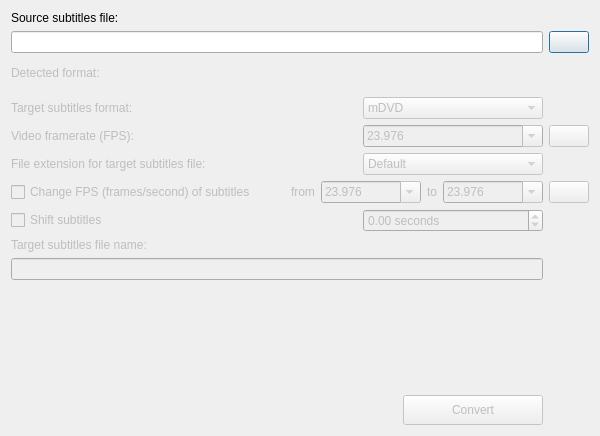
<?xml version="1.0" encoding="UTF-8"?>
<ui version="4.0">
 <class>frmConvert</class>
 <widget class="QDialog" name="frmConvert">
  <property name="geometry">
   <rect>
    <x>0</x>
    <y>0</y>
    <width>600</width>
    <height>436</height>
   </rect>
  </property>
  <property name="windowTitle">
   <string>Subnapi - Convert subtitles</string>
  </property>
  <property name="windowIcon">
   <iconset resource="../res/resources.qrc">
    <normaloff>:/icon/subnapi.png</normaloff>:/icon/subnapi.png</iconset>
  </property>
  <layout class="QGridLayout" name="gridLayout">
   <item row="0" column="0">
    <widget class="QLabel" name="lbSrcSubFile">
     <property name="text">
      <string>Source subtitles file:</string>
     </property>
    </widget>
   </item>
   <item row="1" column="0">
    <widget class="QLineEdit" name="leSrcSubFile">
     <property name="text">
      <string/>
     </property>
     <property name="cursorPosition">
      <number>0</number>
     </property>
     <property name="readOnly">
      <bool>false</bool>
     </property>
    </widget>
   </item>
   <item row="1" column="1">
    <widget class="QPushButton" name="pbSrcSubFileSelect">
     <property name="text">
      <string/>
     </property>
     <property name="icon">
      <iconset resource="../res/resources.qrc">
       <normaloff>:/ui/folder.png</normaloff>:/ui/folder.png</iconset>
     </property>
    </widget>
   </item>
   <item row="2" column="0">
    <layout class="QHBoxLayout" name="horizontalLayout_2">
     <property name="topMargin">
      <number>4</number>
     </property>
     <property name="bottomMargin">
      <number>8</number>
     </property>
     <item>
      <widget class="QLabel" name="lbDetectedFormat">
       <property name="enabled">
        <bool>false</bool>
       </property>
       <property name="text">
        <string>Detected format:</string>
       </property>
      </widget>
     </item>
     <item>
      <widget class="QLabel" name="lbDetectedFormatValue">
       <property name="font">
        <font>
         <weight>75</weight>
         <bold>true</bold>
        </font>
       </property>
       <property name="text">
        <string/>
       </property>
      </widget>
     </item>
     <item>
      <spacer name="horizontalSpacer_6">
       <property name="orientation">
        <enum>Qt::Horizontal</enum>
       </property>
       <property name="sizeType">
        <enum>QSizePolicy::Fixed</enum>
       </property>
       <property name="sizeHint" stdset="0">
        <size>
         <width>280</width>
         <height>20</height>
        </size>
       </property>
      </spacer>
     </item>
    </layout>
   </item>
   <item row="3" column="0">
    <layout class="QHBoxLayout" name="horizontalLayout_5">
     <item>
      <widget class="QLabel" name="lbTargetFormat">
       <property name="enabled">
        <bool>false</bool>
       </property>
       <property name="text">
        <string>Target subtitles format:</string>
       </property>
      </widget>
     </item>
     <item>
      <spacer name="horizontalSpacer_4">
       <property name="orientation">
        <enum>Qt::Horizontal</enum>
       </property>
       <property name="sizeHint" stdset="0">
        <size>
         <width>40</width>
         <height>20</height>
        </size>
       </property>
      </spacer>
     </item>
     <item>
      <widget class="QComboBox" name="cbTargetFormat">
       <property name="enabled">
        <bool>false</bool>
       </property>
       <property name="sizePolicy">
        <sizepolicy hsizetype="Fixed" vsizetype="Fixed">
         <horstretch>180</horstretch>
         <verstretch>0</verstretch>
        </sizepolicy>
       </property>
       <property name="maximumSize">
        <size>
         <width>180</width>
         <height>16777215</height>
        </size>
       </property>
       <property name="currentText">
        <string notr="true">mDVD</string>
       </property>
       <item>
        <property name="text">
         <string notr="true">mDVD</string>
        </property>
       </item>
       <item>
        <property name="text">
         <string notr="true">MPL2</string>
        </property>
       </item>
       <item>
        <property name="text">
         <string notr="true">SRT</string>
        </property>
       </item>
       <item>
        <property name="text">
         <string notr="true">TMP</string>
        </property>
       </item>
      </widget>
     </item>
    </layout>
   </item>
   <item row="4" column="0">
    <layout class="QHBoxLayout" name="horizontalLayout_6">
     <item>
      <widget class="QLabel" name="lbMovieFPS">
       <property name="enabled">
        <bool>false</bool>
       </property>
       <property name="text">
        <string>Video framerate (FPS):</string>
       </property>
      </widget>
     </item>
     <item>
      <spacer name="horizontalSpacer_5">
       <property name="orientation">
        <enum>Qt::Horizontal</enum>
       </property>
       <property name="sizeHint" stdset="0">
        <size>
         <width>40</width>
         <height>20</height>
        </size>
       </property>
      </spacer>
     </item>
     <item>
      <widget class="QComboBox" name="cbMovieFPS">
       <property name="enabled">
        <bool>false</bool>
       </property>
       <property name="sizePolicy">
        <sizepolicy hsizetype="Fixed" vsizetype="Fixed">
         <horstretch>0</horstretch>
         <verstretch>0</verstretch>
        </sizepolicy>
       </property>
       <property name="minimumSize">
        <size>
         <width>180</width>
         <height>0</height>
        </size>
       </property>
       <property name="editable">
        <bool>true</bool>
       </property>
       <property name="currentText">
        <string>23.976</string>
       </property>
       <item>
        <property name="text">
         <string>23.976</string>
        </property>
       </item>
       <item>
        <property name="text">
         <string>24</string>
        </property>
       </item>
       <item>
        <property name="text">
         <string>25</string>
        </property>
       </item>
       <item>
        <property name="text">
         <string>29.97</string>
        </property>
       </item>
       <item>
        <property name="text">
         <string>30</string>
        </property>
       </item>
       <item>
        <property name="text">
         <string>50</string>
        </property>
       </item>
       <item>
        <property name="text">
         <string>59.94</string>
        </property>
       </item>
       <item>
        <property name="text">
         <string>60</string>
        </property>
       </item>
      </widget>
     </item>
    </layout>
   </item>
   <item row="4" column="1">
    <widget class="QPushButton" name="pbMovieFPSSelect">
     <property name="enabled">
      <bool>false</bool>
     </property>
     <property name="toolTip">
      <string>Detect video framerate (FPS) from file</string>
     </property>
     <property name="text">
      <string/>
     </property>
     <property name="icon">
      <iconset resource="../res/resources.qrc">
       <normaloff>:/ui/folder.png</normaloff>:/ui/folder.png</iconset>
     </property>
    </widget>
   </item>
   <item row="5" column="0">
    <layout class="QHBoxLayout" name="horizontalLayout_4">
     <item>
      <widget class="QLabel" name="lbTargetExtension">
       <property name="enabled">
        <bool>false</bool>
       </property>
       <property name="text">
        <string>File extension for target subtitles file:</string>
       </property>
      </widget>
     </item>
     <item>
      <spacer name="horizontalSpacer_3">
       <property name="orientation">
        <enum>Qt::Horizontal</enum>
       </property>
       <property name="sizeHint" stdset="0">
        <size>
         <width>40</width>
         <height>20</height>
        </size>
       </property>
      </spacer>
     </item>
     <item>
      <widget class="QComboBox" name="cbTargetExtension">
       <property name="enabled">
        <bool>false</bool>
       </property>
       <property name="sizePolicy">
        <sizepolicy hsizetype="Fixed" vsizetype="Fixed">
         <horstretch>0</horstretch>
         <verstretch>0</verstretch>
        </sizepolicy>
       </property>
       <property name="minimumSize">
        <size>
         <width>180</width>
         <height>0</height>
        </size>
       </property>
       <item>
        <property name="text">
         <string>Default</string>
        </property>
       </item>
       <item>
        <property name="text">
         <string>srt</string>
        </property>
       </item>
       <item>
        <property name="text">
         <string>sub</string>
        </property>
       </item>
       <item>
        <property name="text">
         <string>txt</string>
        </property>
       </item>
      </widget>
     </item>
    </layout>
   </item>
   <item row="6" column="0">
    <layout class="QHBoxLayout" name="horizontalLayout">
     <item>
      <widget class="QCheckBox" name="cbChangeFPS">
       <property name="enabled">
        <bool>false</bool>
       </property>
       <property name="text">
        <string>Change FPS (frames/second) of subtitles</string>
       </property>
      </widget>
     </item>
     <item>
      <spacer name="horizontalSpacer_2">
       <property name="orientation">
        <enum>Qt::Horizontal</enum>
       </property>
       <property name="sizeHint" stdset="0">
        <size>
         <width>40</width>
         <height>20</height>
        </size>
       </property>
      </spacer>
     </item>
     <item>
      <widget class="QLabel" name="lbFrom">
       <property name="enabled">
        <bool>false</bool>
       </property>
       <property name="text">
        <string>from</string>
       </property>
      </widget>
     </item>
     <item>
      <widget class="QComboBox" name="cbFPSFrom">
       <property name="enabled">
        <bool>false</bool>
       </property>
       <property name="minimumSize">
        <size>
         <width>100</width>
         <height>0</height>
        </size>
       </property>
       <property name="editable">
        <bool>true</bool>
       </property>
       <property name="currentText">
        <string>23.976</string>
       </property>
       <item>
        <property name="text">
         <string>23.976</string>
        </property>
       </item>
       <item>
        <property name="text">
         <string>24</string>
        </property>
       </item>
       <item>
        <property name="text">
         <string>25</string>
        </property>
       </item>
       <item>
        <property name="text">
         <string>29.97</string>
        </property>
       </item>
       <item>
        <property name="text">
         <string>30</string>
        </property>
       </item>
       <item>
        <property name="text">
         <string>50</string>
        </property>
       </item>
       <item>
        <property name="text">
         <string>59.94</string>
        </property>
       </item>
       <item>
        <property name="text">
         <string>60</string>
        </property>
       </item>
      </widget>
     </item>
     <item>
      <widget class="QLabel" name="lbTo">
       <property name="enabled">
        <bool>false</bool>
       </property>
       <property name="text">
        <string>to</string>
       </property>
       <property name="alignment">
        <set>Qt::AlignCenter</set>
       </property>
      </widget>
     </item>
     <item>
      <widget class="QComboBox" name="cbFPSTo">
       <property name="enabled">
        <bool>false</bool>
       </property>
       <property name="minimumSize">
        <size>
         <width>100</width>
         <height>0</height>
        </size>
       </property>
       <property name="editable">
        <bool>true</bool>
       </property>
       <item>
        <property name="text">
         <string>23.976</string>
        </property>
       </item>
       <item>
        <property name="text">
         <string>24</string>
        </property>
       </item>
       <item>
        <property name="text">
         <string>25</string>
        </property>
       </item>
       <item>
        <property name="text">
         <string>29.97</string>
        </property>
       </item>
       <item>
        <property name="text">
         <string>30</string>
        </property>
       </item>
       <item>
        <property name="text">
         <string>50</string>
        </property>
       </item>
       <item>
        <property name="text">
         <string>59.94</string>
        </property>
       </item>
       <item>
        <property name="text">
         <string>60</string>
        </property>
       </item>
      </widget>
     </item>
    </layout>
   </item>
   <item row="6" column="1">
    <widget class="QPushButton" name="pbTargetMovieFPSSelect">
     <property name="enabled">
      <bool>false</bool>
     </property>
     <property name="toolTip">
      <string>Detect video framerate (FPS) from file</string>
     </property>
     <property name="text">
      <string/>
     </property>
     <property name="icon">
      <iconset resource="../res/resources.qrc">
       <normaloff>:/ui/folder.png</normaloff>:/ui/folder.png</iconset>
     </property>
    </widget>
   </item>
   <item row="7" column="0">
    <layout class="QHBoxLayout" name="horizontalLayout_7">
     <item>
      <widget class="QCheckBox" name="cbDelaySubtitles">
       <property name="enabled">
        <bool>false</bool>
       </property>
       <property name="text">
        <string>Shift subtitles</string>
       </property>
      </widget>
     </item>
     <item>
      <spacer name="horizontalSpacer_7">
       <property name="orientation">
        <enum>Qt::Horizontal</enum>
       </property>
       <property name="sizeHint" stdset="0">
        <size>
         <width>40</width>
         <height>20</height>
        </size>
       </property>
      </spacer>
     </item>
     <item>
      <widget class="QDoubleSpinBox" name="sbDelayOffset">
       <property name="enabled">
        <bool>false</bool>
       </property>
       <property name="sizePolicy">
        <sizepolicy hsizetype="Fixed" vsizetype="Fixed">
         <horstretch>0</horstretch>
         <verstretch>0</verstretch>
        </sizepolicy>
       </property>
       <property name="minimumSize">
        <size>
         <width>180</width>
         <height>0</height>
        </size>
       </property>
       <property name="maximumSize">
        <size>
         <width>180</width>
         <height>16777215</height>
        </size>
       </property>
       <property name="prefix">
        <string/>
       </property>
       <property name="suffix">
        <string> seconds</string>
       </property>
       <property name="minimum">
        <double>-999999999.000000000000000</double>
       </property>
       <property name="maximum">
        <double>999999999.000000000000000</double>
       </property>
      </widget>
     </item>
    </layout>
   </item>
   <item row="8" column="0">
    <widget class="QLabel" name="lbTargetFileName">
     <property name="enabled">
      <bool>false</bool>
     </property>
     <property name="text">
      <string>Target subtitles file name:</string>
     </property>
    </widget>
   </item>
   <item row="9" column="0">
    <widget class="QLineEdit" name="leTargetFileName">
     <property name="enabled">
      <bool>false</bool>
     </property>
     <property name="text">
      <string/>
     </property>
     <property name="cursorPosition">
      <number>0</number>
     </property>
     <property name="readOnly">
      <bool>false</bool>
     </property>
    </widget>
   </item>
   <item row="10" column="0">
    <spacer name="verticalSpacer">
     <property name="orientation">
      <enum>Qt::Vertical</enum>
     </property>
     <property name="sizeHint" stdset="0">
      <size>
       <width>478</width>
       <height>34</height>
      </size>
     </property>
    </spacer>
   </item>
   <item row="11" column="0">
    <layout class="QHBoxLayout" name="horizontalLayout_3">
     <item>
      <spacer name="horizontalSpacer">
       <property name="orientation">
        <enum>Qt::Horizontal</enum>
       </property>
       <property name="sizeHint" stdset="0">
        <size>
         <width>40</width>
         <height>20</height>
        </size>
       </property>
      </spacer>
     </item>
     <item>
      <widget class="QPushButton" name="pbConvert">
       <property name="enabled">
        <bool>false</bool>
       </property>
       <property name="minimumSize">
        <size>
         <width>140</width>
         <height>30</height>
        </size>
       </property>
       <property name="text">
        <string>Convert</string>
       </property>
      </widget>
     </item>
    </layout>
   </item>
  </layout>
 </widget>
 <resources>
  <include location="../res/resources.qrc"/>
 </resources>
 <connections>
  <connection>
   <sender>cbChangeFPS</sender>
   <signal>toggled(bool)</signal>
   <receiver>lbFrom</receiver>
   <slot>setEnabled(bool)</slot>
   <hints>
    <hint type="sourcelabel">
     <x>153</x>
     <y>201</y>
    </hint>
    <hint type="destinationlabel">
     <x>311</x>
     <y>203</y>
    </hint>
   </hints>
  </connection>
  <connection>
   <sender>cbChangeFPS</sender>
   <signal>toggled(bool)</signal>
   <receiver>cbFPSFrom</receiver>
   <slot>setEnabled(bool)</slot>
   <hints>
    <hint type="sourcelabel">
     <x>118</x>
     <y>202</y>
    </hint>
    <hint type="destinationlabel">
     <x>357</x>
     <y>201</y>
    </hint>
   </hints>
  </connection>
  <connection>
   <sender>cbChangeFPS</sender>
   <signal>toggled(bool)</signal>
   <receiver>lbTo</receiver>
   <slot>setEnabled(bool)</slot>
   <hints>
    <hint type="sourcelabel">
     <x>140</x>
     <y>199</y>
    </hint>
    <hint type="destinationlabel">
     <x>441</x>
     <y>204</y>
    </hint>
   </hints>
  </connection>
  <connection>
   <sender>cbChangeFPS</sender>
   <signal>toggled(bool)</signal>
   <receiver>cbFPSTo</receiver>
   <slot>setEnabled(bool)</slot>
   <hints>
    <hint type="sourcelabel">
     <x>97</x>
     <y>202</y>
    </hint>
    <hint type="destinationlabel">
     <x>478</x>
     <y>203</y>
    </hint>
   </hints>
  </connection>
  <connection>
   <sender>cbChangeFPS</sender>
   <signal>toggled(bool)</signal>
   <receiver>pbTargetMovieFPSSelect</receiver>
   <slot>setEnabled(bool)</slot>
   <hints>
    <hint type="sourcelabel">
     <x>83</x>
     <y>203</y>
    </hint>
    <hint type="destinationlabel">
     <x>560</x>
     <y>197</y>
    </hint>
   </hints>
  </connection>
  <connection>
   <sender>cbDelaySubtitles</sender>
   <signal>toggled(bool)</signal>
   <receiver>sbDelayOffset</receiver>
   <slot>setEnabled(bool)</slot>
   <hints>
    <hint type="sourcelabel">
     <x>31</x>
     <y>235</y>
    </hint>
    <hint type="destinationlabel">
     <x>475</x>
     <y>232</y>
    </hint>
   </hints>
  </connection>
 </connections>
</ui>
